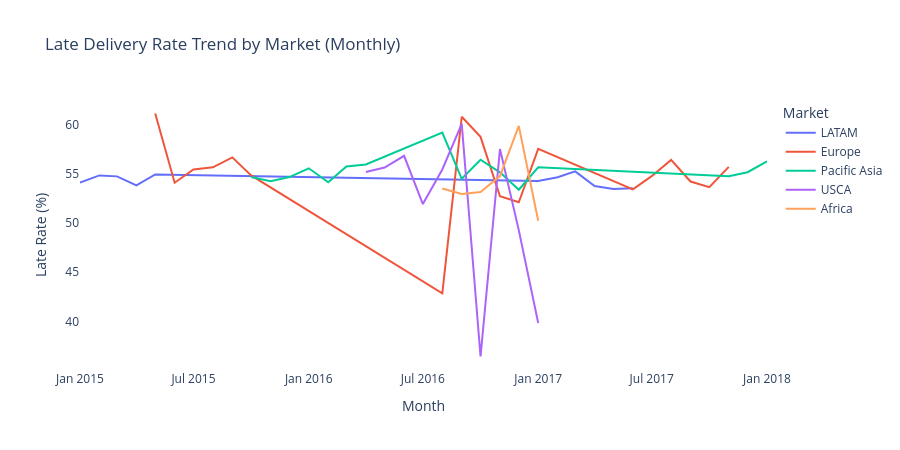

Notebook cell for this chart:
### Code cell
# ── Chart 3: Late delivery rate by market over time ────────────
market_time = df.groupby(['Order_YearMonth', 'Market'])['Is_Late'].mean().reset_index()
market_time['Late_Rate_Pct'] = market_time['Is_Late'] * 100

fig = px.line(
    market_time,
    x='Order_YearMonth', y='Late_Rate_Pct',
    color='Market',
    title='Late Delivery Rate Trend by Market (Monthly)',
    labels={'Late_Rate_Pct': 'Late Rate (%)', 'Order_YearMonth': 'Month'}
)
fig.update_layout(plot_bgcolor='white', height=450)
fig.write_html('../outputs/impact_late_rate_by_market.html')
fig.show()
print('Chart 3 saved ✓')

### Figure 1 — Plotly figure (JSON) as saved in the notebook; plotly's stock layout.template omitted (floating-point values rounded to 4 significant figures)
{"data": [{"hovertemplate": "Market=LATAM<br>Month=%{x}<br>Late Rate (%)=%{y}<extra></extra>", "legendgroup": "LATAM", "line": {"color": "#636efa", "dash": "solid"}, "marker": {"symbol": "circle"}, "mode": "lines", "name": "LATAM", "orientation": "v", "showlegend": true, "type": "scatter", "x": ["2015-01", "2015-02", "2015-03", "2015-04", "2015-05", "2017-01", "2017-02", "2017-03", "2017-04", "2017-05", "2017-06"], "xaxis": "x", "y": [54.11, 54.85, 54.76, 53.84, 54.95, 54.29, 54.67, 55.26, 53.78, 53.47, 53.56], "yaxis": "y"}, {"hovertemplate": "Market=Europe<br>Month=%{x}<br>Late Rate (%)=%{y}<extra></extra>", "legendgroup": "Europe", "line": {"color": "#EF553B", "dash": "solid"}, "marker": {"symbol": "circle"}, "mode": "lines", "name": "Europe", "orientation": "v", "showlegend": true, "type": "scatter", "x": ["2015-05", "2015-06", "2015-07", "2015-08", "2015-09", "2015-10", "2016-08", "2016-09", "2016-10", "2016-11", "2016-12", "2017-01", "2017-06", "2017-07", "2017-08", "2017-09", "2017-10", "2017-11"], "xaxis": "x", "y": [61.16, 54.11, 55.46, 55.68, 56.69, 54.85, 42.86, 60.82, 58.78, 52.73, 52.12, 57.55, 53.44, 54.78, 56.44, 54.23, 53.66, 55.72], "yaxis": "y"}, {"hovertemplate": "Market=Pacific Asia<br>Month=%{x}<br>Late Rate (%)=%{y}<extra></extra>", "legendgroup": "Pacific Asia", "line": {"color": "#00cc96", "dash": "solid"}, "marker": {"symbol": "circle"}, "mode": "lines", "name": "Pacific Asia", "orientation": "v", "showlegend": true, "type": "scatter", "x": ["2015-10", "2015-11", "2015-12", "2016-01", "2016-02", "2016-03", "2016-04", "2016-08", "2016-09", "2016-10", "2016-11", "2016-12", "2017-01", "2017-11", "2017-12", "2018-01"], "xaxis": "x", "y": [54.69, 54.27, 54.68, 55.58, 54.15, 55.76, 55.97, 59.21, 54.51, 56.44, 55.17, 53.4, 55.68, 54.77, 55.18, 56.29], "yaxis": "y"}, {"hovertemplate": "Market=USCA<br>Month=%{x}<br>Late Rate (%)=%{y}<extra></extra>", "legendgroup": "USCA", "line": {"color": "#ab63fa", "dash": "solid"}, "marker": {"symbol": "circle"}, "mode": "lines", "name": "USCA", "orientation": "v", "showlegend": true, "type": "scatter", "x": ["2016-04", "2016-05", "2016-06", "2016-07", "2016-08", "2016-09", "2016-10", "2016-11", "2016-12", "2017-01"], "xaxis": "x", "y": [55.2, 55.66, 56.85, 51.93, 55.46, 60.1, 36.42, 57.53, 49.28, 39.83], "yaxis": "y"}, {"hovertemplate": "Market=Africa<br>Month=%{x}<br>Late Rate (%)=%{y}<extra></extra>", "legendgroup": "Africa", "line": {"color": "#FFA15A", "dash": "solid"}, "marker": {"symbol": "circle"}, "mode": "lines", "name": "Africa", "orientation": "v", "showlegend": true, "type": "scatter", "x": ["2016-08", "2016-09", "2016-10", "2016-11", "2016-12", "2017-01"], "xaxis": "x", "y": [53.51, 52.96, 53.17, 54.78, 59.89, 50.24], "yaxis": "y"}], "layout": {"height": 450, "legend": {"title": {"text": "Market"}, "tracegroupgap": 0}, "plot_bgcolor": "white", "title": {"text": "Late Delivery Rate Trend by Market (Monthly)"}, "xaxis": {"anchor": "y", "domain": [0, 1], "title": {"text": "Month"}}, "yaxis": {"anchor": "x", "domain": [0, 1], "title": {"text": "Late Rate (%)"}}}}
